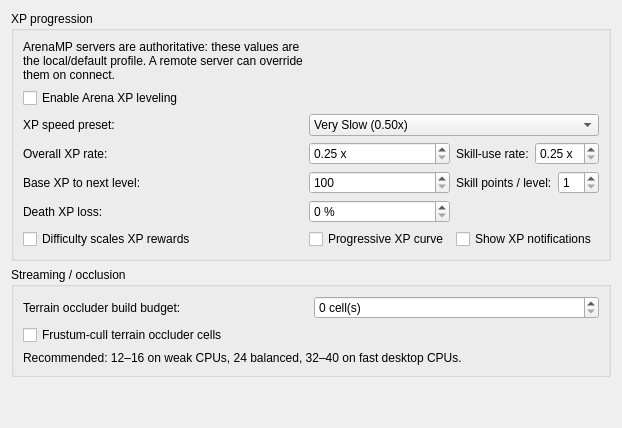
     <widget class="QWidget" name="ArenaSettings">
      <attribute name="title">
       <string>Arena Settings</string>
      </attribute>
      <layout class="QVBoxLayout" name="arenaSettingsLayout">
       <item>
        <widget class="QGroupBox" name="xpLevelingGroupBox">
         <property name="title">
          <string>XP progression</string>
         </property>
         <layout class="QGridLayout" name="xpLevelingLayout">
          <item row="0" column="0" colspan="1">
           <widget class="QLabel" name="xpAuthorityLabel">
            <property name="text">
             <string>ArenaMP servers are authoritative: these values are the local/default profile. A remote server can override them on connect.</string>
            </property>
            <property name="wordWrap">
             <bool>true</bool>
            </property>
           </widget>
          </item>
          <item row="1" column="0" colspan="3">
           <widget class="QCheckBox" name="xpLevelingEnabledCheckBox">
            <property name="text">
             <string>Enable Arena XP leveling</string>
            </property>
           </widget>
          </item>
          <item row="2" column="0">
           <widget class="QLabel" name="xpRatePresetLabel">
            <property name="text">
             <string>XP speed preset:</string>
            </property>
           </widget>
          </item>
          <item row="2" column="1" colspan="2">
           <widget class="QComboBox" name="xpRatePresetComboBox">
            <property name="toolTip">
             <string>Convenience profile for the overall XP multiplier. Custom is selected automatically when you enter another value.</string>
            </property>
            <item>
             <property name="text">
              <string>Very Slow (0.50x)</string>
             </property>
            </item>
            <item>
             <property name="text">
              <string>Slow (0.75x)</string>
             </property>
            </item>
            <item>
             <property name="text">
              <string>Normal (1.00x)</string>
             </property>
            </item>
            <item>
             <property name="text">
              <string>Fast (1.50x)</string>
             </property>
            </item>
            <item>
             <property name="text">
              <string>Very Fast (2.00x)</string>
             </property>
            </item>
            <item>
             <property name="text">
              <string>Custom</string>
             </property>
            </item>
           </widget>
          </item>
          <item row="3" column="0">
           <widget class="QLabel" name="xpGainMultiplierLabel">
            <property name="text">
             <string>Overall XP rate:</string>
            </property>
           </widget>
          </item>
          <item row="3" column="1">
           <widget class="QDoubleSpinBox" name="xpGainMultiplierSpinBox">
            <property name="minimum">
             <double>0.25</double>
            </property>
            <property name="maximum">
             <double>4.0</double>
            </property>
            <property name="singleStep">
             <double>0.05</double>
            </property>
            <property name="decimals">
             <number>2</number>
            </property>
            <property name="suffix">
             <string> x</string>
            </property>
           </widget>
          </item>
          <item row="3" column="2">
           <layout class="QHBoxLayout" name="skillXpRateLayout">
            <item>
             <widget class="QLabel" name="skillXpMultiplierLabel">
              <property name="text">
               <string>Skill-use rate:</string>
              </property>
             </widget>
            </item>
            <item>
             <widget class="QDoubleSpinBox" name="skillXpMultiplierSpinBox">
              <property name="minimum">
               <double>0.25</double>
              </property>
              <property name="maximum">
               <double>4.0</double>
              </property>
              <property name="singleStep">
               <double>0.05</double>
              </property>
              <property name="decimals">
               <number>2</number>
              </property>
              <property name="suffix">
               <string> x</string>
              </property>
              <property name="toolTip">
               <string>Additional multiplier only for XP generated from normal skill-use actions.</string>
              </property>
             </widget>
            </item>
           </layout>
          </item>
          <item row="4" column="0">
           <widget class="QLabel" name="baseXpToLevelLabel">
            <property name="text">
             <string>Base XP to next level:</string>
            </property>
           </widget>
          </item>
          <item row="4" column="1">
           <widget class="QSpinBox" name="baseXpToLevelSpinBox">
            <property name="minimum">
             <number>100</number>
            </property>
            <property name="maximum">
             <number>10000</number>
            </property>
            <property name="singleStep">
             <number>100</number>
            </property>
           </widget>
          </item>
          <item row="4" column="2">
           <layout class="QHBoxLayout" name="skillPointsLayout">
            <item>
             <widget class="QLabel" name="skillPointsPerLevelLabel">
              <property name="text">
               <string>Skill points / level:</string>
              </property>
             </widget>
            </item>
            <item>
             <widget class="QSpinBox" name="skillPointsPerLevelSpinBox">
              <property name="minimum">
               <number>1</number>
              </property>
              <property name="maximum">
               <number>50</number>
              </property>
             </widget>
            </item>
           </layout>
          </item>
          <item row="5" column="0">
           <widget class="QLabel" name="deathXpLossLabel">
            <property name="text">
             <string>Death XP loss:</string>
            </property>
           </widget>
          </item>
          <item row="5" column="1">
           <widget class="QDoubleSpinBox" name="deathXpLossSpinBox">
            <property name="minimum">
             <double>0.0</double>
            </property>
            <property name="maximum">
             <double>100.0</double>
            </property>
            <property name="singleStep">
             <double>5.0</double>
            </property>
            <property name="decimals">
             <number>0</number>
            </property>
            <property name="suffix">
             <string> %</string>
            </property>
           </widget>
          </item>
          <item row="6" column="0">
           <widget class="QCheckBox" name="difficultyXpScalingCheckBox">
            <property name="text">
             <string>Difficulty scales XP rewards</string>
            </property>
           </widget>
          </item>
          <item row="6" column="1">
           <widget class="QCheckBox" name="progressiveXpCurveCheckBox">
            <property name="text">
             <string>Progressive XP curve</string>
            </property>
           </widget>
          </item>
          <item row="6" column="2">
           <widget class="QCheckBox" name="showXpNotificationsCheckBox">
            <property name="text">
             <string>Show XP notifications</string>
            </property>
           </widget>
          </item>
         </layout>
        </widget>
       </item>
       <item>
        <widget class="QGroupBox" name="arenaOptimizationGroupBox">
         <property name="title">
          <string>Streaming / occlusion</string>
         </property>
         <layout class="QGridLayout" name="arenaOptimizationLayout">
          <item row="0" column="0">
           <widget class="QLabel" name="occlusionTerrainBudgetLabel">
            <property name="text">
             <string>Terrain occluder build budget:</string>
            </property>
           </widget>
          </item>
          <item row="0" column="1">
           <widget class="QSpinBox" name="occlusionTerrainBudgetSpinBox">
            <property name="minimum">
             <number>0</number>
            </property>
            <property name="maximum">
             <number>128</number>
            </property>
            <property name="singleStep">
             <number>4</number>
            </property>
            <property name="suffix">
             <string> cell(s)</string>
            </property>
            <property name="toolTip">
             <string>Maximum newly decoded LAND cells per terrain-occluder rebuild. 0 builds the whole region at once; lower values reduce cell-transition spikes.</string>
            </property>
           </widget>
          </item>
          <item row="1" column="0" colspan="2">
           <widget class="QCheckBox" name="occlusionTerrainFrustumCullCheckBox">
            <property name="text">
             <string>Frustum-cull terrain occluder cells</string>
            </property>
            <property name="toolTip">
             <string>Skip cached terrain occluder cells outside the camera side planes before software rasterization. Recommended on all presets.</string>
            </property>
           </widget>
          </item>
          <item row="2" column="0" colspan="2">
           <widget class="QLabel" name="occlusionTerrainBudgetHintLabel">
            <property name="text">
             <string>Recommended: 12–16 on weak CPUs, 24 balanced, 32–40 on fast desktop CPUs.</string>
            </property>
            <property name="wordWrap">
             <bool>true</bool>
            </property>
           </widget>
          </item>
         </layout>
        </widget>
       </item>
       <item>
        <spacer name="arenaSettingsVerticalSpacer">
         <property name="orientation">
          <enum>Qt::Vertical</enum>
         </property>
         <property name="sizeHint" stdset="0">
          <size>
           <width>20</width>
           <height>40</height>
          </size>
         </property>
        </spacer>
       </item>
      </layout>
     </widget>
